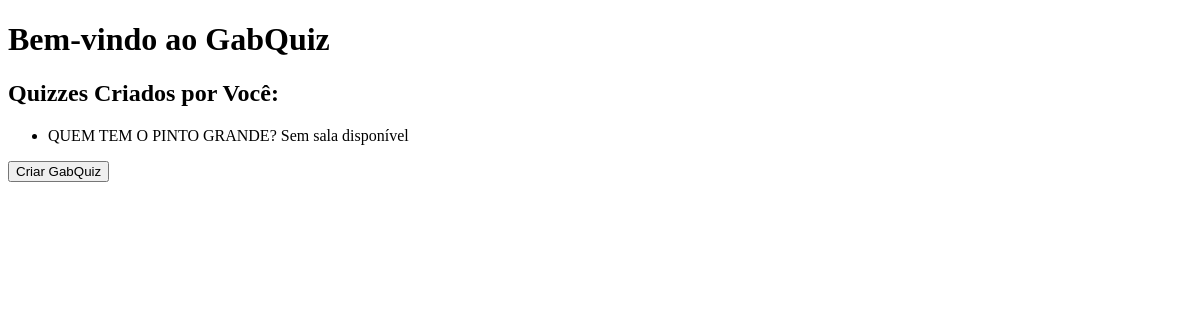
The app's page /, older data.
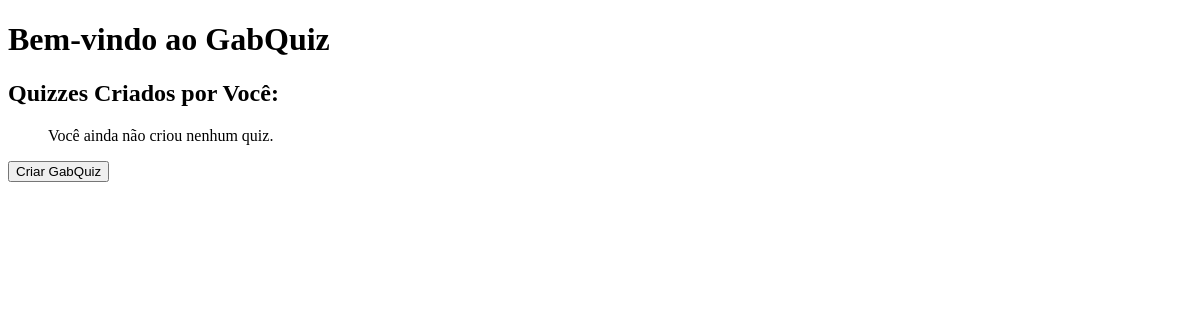
The same page, newer data.
### quizzes/models.py (models this page shows, shortened)
class Quiz(models.Model):
    titulo = models.CharField(max_length=255)
    descricao = models.TextField(blank=True, null=True)
    usuario = models.ForeignKey(settings.AUTH_USER_MODEL, on_delete=models.CASCADE)
    data_criacao = models.DateTimeField(auto_now_add=True)

### quizzes/views.py (the view)
# urls.py: path('', home, name='home'),
def home(request):
    quizzes = Quiz.objects.all()
    for quiz in quizzes:
        quiz.sala_ativa = Sala.objects.filter(quiz=quiz, ativa=True).first()
    return render(request, 'quizzes/home.html', {'quizzes': quizzes})

### quizzes/templates/quizzes/home.html (shortened to what this page needs)
<!DOCTYPE html>
<html lang="en">
<head>
</head>
<body>
    <h1>Bem-vindo ao GabQuiz</h1>
    <h2>Quizzes Criados por Você:</h2>
    <ul>
        {% for quiz in quizzes %}
            <li>
                {{ quiz.titulo }}
                {% if quiz.sala and quiz.sala.ativa %}
                    <a href="{% url 'sala_espera' quiz.sala.id %}">Jogar GabQuiz</a>
                {% else %}
                    <span>Sem sala disponível</span>
                {% endif %}
            </li>
        {% empty %}
            <p>Você ainda não criou nenhum quiz.</p>
        {% endfor %}
    </ul>
    <button onclick="redirecionar()">
        Criar GabQuiz
    </button>
</body>
</html>

Row changes from the older to the newer data that the page shows:
removed Quiz: titulo "QUEM TEM O PINTO GRANDE?"
Text that changed along with them:
text now shown: "Você ainda não criou nenhum quiz."
